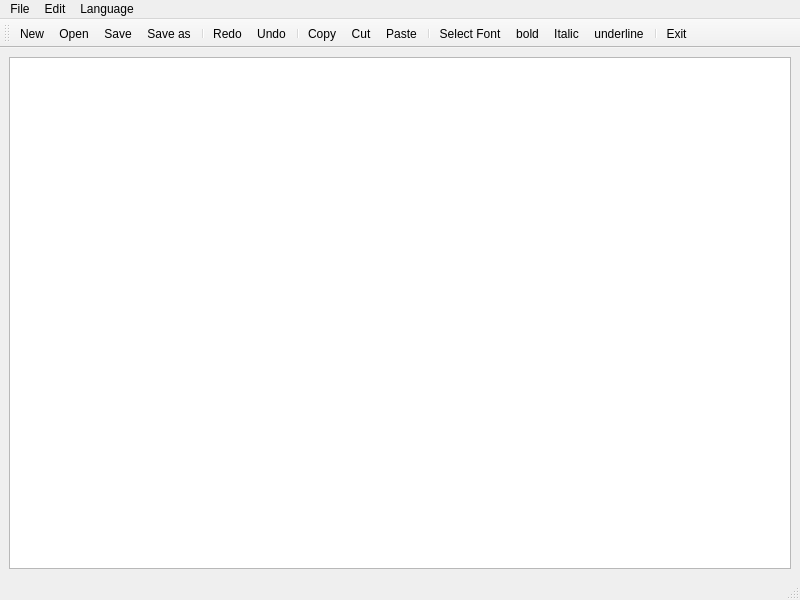
<?xml version="1.0" encoding="UTF-8"?>
<ui version="4.0">
 <class>Notepad</class>
 <widget class="QMainWindow" name="Notepad">
  <property name="geometry">
   <rect>
    <x>0</x>
    <y>0</y>
    <width>800</width>
    <height>600</height>
   </rect>
  </property>
  <property name="windowTitle">
   <string>Notepad</string>
  </property>
  <widget class="QWidget" name="centralwidget">
   <layout class="QVBoxLayout" name="verticalLayout">
    <item>
     <widget class="QTextEdit" name="textEdit"/>
    </item>
   </layout>
  </widget>
  <widget class="QMenuBar" name="menubar">
   <property name="geometry">
    <rect>
     <x>0</x>
     <y>0</y>
     <width>800</width>
     <height>25</height>
    </rect>
   </property>
   <widget class="QMenu" name="menu">
    <property name="title">
     <string>File</string>
    </property>
    <addaction name="actionNew"/>
    <addaction name="actionOpen"/>
    <addaction name="actionSave"/>
    <addaction name="actionSave_as"/>
    <addaction name="actionPrint"/>
    <addaction name="separator"/>
    <addaction name="actionExit"/>
   </widget>
   <widget class="QMenu" name="menuEdit">
    <property name="title">
     <string>Edit</string>
    </property>
    <addaction name="actionFont"/>
    <addaction name="separator"/>
    <addaction name="actionCopy"/>
    <addaction name="actionCut"/>
    <addaction name="actionPaste"/>
    <addaction name="separator"/>
    <addaction name="actionredo"/>
    <addaction name="actionundo"/>
   </widget>
   <widget class="QMenu" name="menuLanguage">
    <property name="title">
     <string>Language</string>
    </property>
    <addaction name="actionCplushightlight"/>
    <addaction name="actionDefault"/>
   </widget>
   <addaction name="menu"/>
   <addaction name="menuEdit"/>
   <addaction name="menuLanguage"/>
  </widget>
  <widget class="QStatusBar" name="statusbar"/>
  <widget class="QToolBar" name="toolBar">
   <property name="windowTitle">
    <string>toolBar</string>
   </property>
   <attribute name="toolBarArea">
    <enum>TopToolBarArea</enum>
   </attribute>
   <attribute name="toolBarBreak">
    <bool>false</bool>
   </attribute>
   <addaction name="actionNew"/>
   <addaction name="actionOpen"/>
   <addaction name="actionSave"/>
   <addaction name="actionSave_as"/>
   <addaction name="separator"/>
   <addaction name="actionredo"/>
   <addaction name="actionundo"/>
   <addaction name="separator"/>
   <addaction name="actionCopy"/>
   <addaction name="actionCut"/>
   <addaction name="actionPaste"/>
   <addaction name="separator"/>
   <addaction name="actionFont"/>
   <addaction name="actionbold"/>
   <addaction name="actionItalic"/>
   <addaction name="actionunderline"/>
   <addaction name="separator"/>
   <addaction name="actionExit"/>
  </widget>
  <action name="actionNew">
   <property name="icon">
    <iconset resource="Resources.qrc">
     <normaloff>:/images/new.png</normaloff>:/images/new.png</iconset>
   </property>
   <property name="text">
    <string>New</string>
   </property>
  </action>
  <action name="actionOpen">
   <property name="icon">
    <iconset resource="Resources.qrc">
     <normaloff>:/images/open.png</normaloff>:/images/open.png</iconset>
   </property>
   <property name="text">
    <string>Open</string>
   </property>
  </action>
  <action name="actionSave">
   <property name="icon">
    <iconset resource="Resources.qrc">
     <normaloff>:/images/save.png</normaloff>:/images/save.png</iconset>
   </property>
   <property name="text">
    <string>Save</string>
   </property>
  </action>
  <action name="actionSave_as">
   <property name="icon">
    <iconset resource="Resources.qrc">
     <normaloff>:/images/save_as.png</normaloff>:/images/save_as.png</iconset>
   </property>
   <property name="text">
    <string>Save as</string>
   </property>
  </action>
  <action name="actionPrint">
   <property name="icon">
    <iconset resource="Resources.qrc">
     <normaloff>:/images/print.png</normaloff>:/images/print.png</iconset>
   </property>
   <property name="text">
    <string>Print</string>
   </property>
  </action>
  <action name="actionExit">
   <property name="icon">
    <iconset resource="Resources.qrc">
     <normaloff>:/images/exit.png</normaloff>:/images/exit.png</iconset>
   </property>
   <property name="text">
    <string>Exit</string>
   </property>
  </action>
  <action name="actionFont">
   <property name="icon">
    <iconset resource="Resources.qrc">
     <normaloff>:/images/font.png</normaloff>:/images/font.png</iconset>
   </property>
   <property name="text">
    <string>Select Font</string>
   </property>
  </action>
  <action name="actionbold">
   <property name="checkable">
    <bool>true</bool>
   </property>
   <property name="icon">
    <iconset resource="Resources.qrc">
     <normaloff>:/images/bold.png</normaloff>:/images/bold.png</iconset>
   </property>
   <property name="text">
    <string>bold</string>
   </property>
  </action>
  <action name="actionItalic">
   <property name="checkable">
    <bool>true</bool>
   </property>
   <property name="icon">
    <iconset resource="Resources.qrc">
     <normaloff>:/images/italic.png</normaloff>:/images/italic.png</iconset>
   </property>
   <property name="text">
    <string>Italic</string>
   </property>
  </action>
  <action name="actionunderline">
   <property name="checkable">
    <bool>true</bool>
   </property>
   <property name="icon">
    <iconset resource="Resources.qrc">
     <normaloff>:/images/underline.png</normaloff>:/images/underline.png</iconset>
   </property>
   <property name="text">
    <string>underline</string>
   </property>
  </action>
  <action name="actionCopy">
   <property name="icon">
    <iconset resource="Resources.qrc">
     <normaloff>:/images/copy.png</normaloff>:/images/copy.png</iconset>
   </property>
   <property name="text">
    <string>Copy</string>
   </property>
   <property name="shortcut">
    <string>Ctrl+C</string>
   </property>
  </action>
  <action name="actionCut">
   <property name="icon">
    <iconset resource="Resources.qrc">
     <normaloff>:/images/cut.png</normaloff>:/images/cut.png</iconset>
   </property>
   <property name="text">
    <string>Cut</string>
   </property>
   <property name="shortcut">
    <string>Ctrl+X</string>
   </property>
  </action>
  <action name="actionPaste">
   <property name="icon">
    <iconset resource="Resources.qrc">
     <normaloff>:/images/paste.png</normaloff>:/images/paste.png</iconset>
   </property>
   <property name="text">
    <string>Paste</string>
   </property>
   <property name="shortcut">
    <string>Ctrl+V</string>
   </property>
  </action>
  <action name="actionredo">
   <property name="icon">
    <iconset resource="Resources.qrc">
     <normaloff>:/images/edit_redo.png</normaloff>:/images/edit_redo.png</iconset>
   </property>
   <property name="text">
    <string>Redo</string>
   </property>
  </action>
  <action name="actionundo">
   <property name="icon">
    <iconset resource="Resources.qrc">
     <normaloff>:/images/edit_undo.png</normaloff>:/images/edit_undo.png</iconset>
   </property>
   <property name="text">
    <string>Undo</string>
   </property>
  </action>
  <action name="actionCplushightlight">
   <property name="text">
    <string>C++</string>
   </property>
  </action>
  <action name="actionDefault">
   <property name="text">
    <string>Default</string>
   </property>
  </action>
 </widget>
 <resources>
  <include location="Resources.qrc"/>
 </resources>
 <connections/>
</ui>
